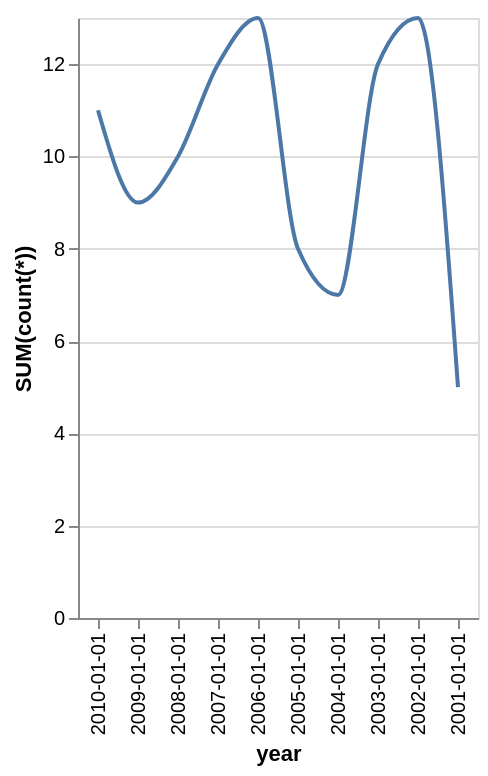

Write a Vega-Lite specification for this figure.
### Vega-Lite specification from a JSON file in a GitHub repository (floating-point values rounded to 4 significant figures)
{"data": {"values": [{"x_data": "2010-01-01", "y_data": 11}, {"x_data": "2009-01-01", "y_data": 9}, {"x_data": "2008-01-01", "y_data": 10}, {"x_data": "2007-01-01", "y_data": 12}, {"x_data": "2006-01-01", "y_data": 13}, {"x_data": "2005-01-01", "y_data": 8}, {"x_data": "2004-01-01", "y_data": 7}, {"x_data": "2003-01-01", "y_data": 12}, {"x_data": "2002-01-01", "y_data": 13}, {"x_data": "2001-01-01", "y_data": 5}]}, "mark": {"type": "line", "interpolate": "monotone"}, "encoding": {"x": {"field": "x_data", "type": "nominal", "title": "year", "sort": "descending"}, "y": {"field": "y_data", "type": "quantitative", "title": "SUM(count(*))"}}}
